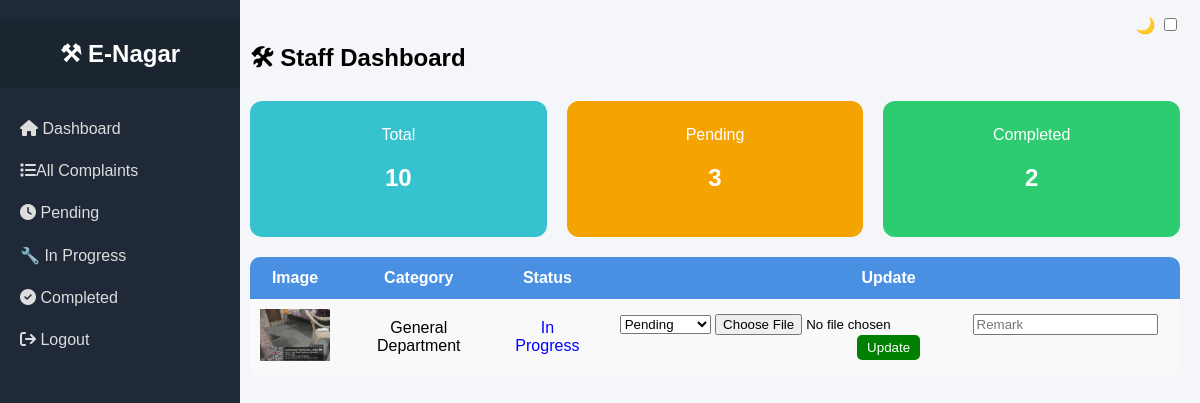
The page /staff/?status=in_progress (signed in) on the database its author committed.
### main/models.py (models this page shows, shortened)
class Complaint(models.Model):
    user = models.ForeignKey(User, on_delete=models.CASCADE)
    category = models.CharField(max_length=50, choices=CATEGORY_CHOICES)
    department = models.CharField(max_length=100, default="General")
    image = models.ImageField(upload_to='complaints/')
    description = models.TextField(blank=True)
    status = models.CharField(max_length=20, choices=STATUS_CHOICES, default='pending')
    created_at = models.DateTimeField(auto_now_add=True)
    assigned_officer = models.ForeignKey(
        User,
        on_delete=models.SET_NULL,
        null=True,
        blank=True,
        related_name='assigned_complaints'
    )
    latitude = models.FloatField(null=True, blank=True)
    longitude = models.FloatField(null=True, blank=True)
    address = models.TextField(blank=True, null=True)

### main/views.py (the view)
# urls.py: path('staff/', views.staff_dashboard, name='staff_dashboard'),
@login_required
@login_required
def staff_dashboard(request):
    complaints = Complaint.objects.all()
    status = request.GET.get('status')
    if status == "pending":
        complaints = complaints.filter(status='pending')
    elif status == "in_progress":
        complaints = complaints.filter(status='in_progress')
    elif status == "resolved":
        complaints = complaints.filter(status='resolved')
    total = Complaint.objects.count()
    pending_count = Complaint.objects.filter(status='pending').count()
    completed_count = Complaint.objects.filter(status='resolved').count()
    return render(request, 'office/dashboard.html', {
        'complaints': complaints,
        'total': total,
        'pending_count': pending_count,
        'completed_count': completed_count
    })

### main/templates/office/dashboard.html (shortened to what this page needs)
{% extends 'office/base.html' %}
{% block content %}
<h2>🛠 Staff Dashboard</h2>
<div class="cards">
    <div class="card blue">Total<br><h2>{{ total }}</h2></div>
    <div class="card orange">Pending<br><h2>{{ pending_count }}</h2></div>
    <div class="card green">Completed<br><h2>{{ completed_count }}</h2></div>
</div>
<table>
<tr>
    <th>Image</th>
    <th>Category</th>
    <th>Status</th>
    <th>Update</th>
</tr>
{% for c in complaints %}
<tr>
<td>
    {% if c.image %}
        <img src="{{ c.image.url }}" width="70">
    {% endif %}
</td>
<td>{{ c.category|title }} Department</td>
<td>
    {% if c.status == "pending" %}
        <span style="color:orange;">Pending</span>
    {% elif c.status == "in_progress" %}
        <span style="color:blue;">In Progress</span>
    {% else %}
        <span style="color:green;">Resolved</span>
    {% endif %}
</td>
<td>
<form method="POST" action="{% url 'update_status' c.id %}" enctype="multipart/form-data">
    <select name="status">
        <option value="pending">Pending</option>
    </select>
    <input type="file" name="completed_image">
    <input type="text" name="remark" placeholder="Remark">
    <button class="btn">Update</button>
</form>
</td>
</tr>
{% endfor %}
</table>
{% endblock %}

### main/templates/office/base.html (style rules this page uses)
body { margin: 0; font-family: Arial; display: flex; background: #f4f6f9; }

### main/templates/office/dashboard.html (style rules this page uses)
.cards { display: flex; gap: 20px; margin-bottom: 20px; }
.card { flex: 1; padding: 25px; border-radius: 12px; color: white; text-align: center; }
.blue { background: #36c2cf; }
.orange { background: #f4a300; }
.green { background: #2ecc71; }
table { width: 100%; background: white; border-collapse: collapse; border-radius: 10px; overflow: hidden; }
th { background: #4a90e2; color: white; padding: 12px; }
td { padding: 10px; text-align: center; }
tr:nth-child(even) { background: #f9f9f9; }
.btn { background: green; color: white; padding: 5px 10px; border: none; border-radius: 5px; }

### rows shown on the page
Complaint: image (picture), category "General", status "In Progress"

### other values the page prints
{{ total }} "10"
{{ pending_count }} "3"
{{ completed_count }} "2"
